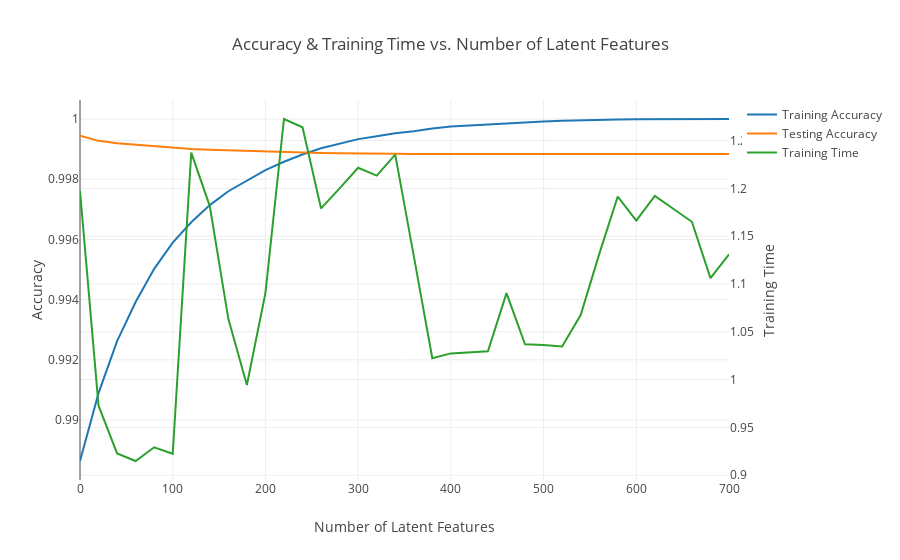

The cell this chart's notebook holds for it:
### Code cell
trace0 = go.Scatter(
    x = num_latent_feats,
    y = 1 - np.array(sum_errs_train)/(user_item_train.shape[0]*user_item_test.shape[1]),
    mode = 'lines',
    name = 'Training Accuracy'
)

trace1 = go.Scatter(
    x=num_latent_feats,
    y= 1 - np.array(sum_errs_test)/(user_item_test.shape[0]*user_item_test.shape[1]),
    mode = 'lines',
    name = 'Testing Accuracy'
)

trace2 = go.Scatter(
    x = num_latent_feats,
    y = elapse_time,
    mode = 'lines',
    name = 'Training Time',
    yaxis='y2'
)

layout = go.Layout(title='Accuracy & Training Time vs. Number of Latent Features',
                   xaxis=dict(title='Number of Latent Features'),
                   yaxis=dict(title='Accuracy'),
                   yaxis2=dict(
                       title='Training Time',
                       overlaying='y',
                       side='right'
                   )
                  )

fig = go.Figure(data=go.Data([trace0,trace1,trace2]),layout=layout)
iplot(fig)

### Figure 1 — Plotly figure (JSON) as saved in the notebook; plotly's stock layout.template omitted (floating-point values rounded to 4 significant figures)
{"data": [{"mode": "lines", "name": "Training Accuracy", "type": "scatter", "uid": "b729defc-f656-48ae-902b-32589a428070", "x": [0, 20, 40, 60, 80, 100, 120, 140, 160, 180, 200, 220, 240, 260, 280, 300, 320, 340, 360, 380, 400, 420, 440, 460, 480, 500, 520, 540, 560, 580, 600, 620, 640, 660, 680, 700], "y": [0.9886, 0.9909, 0.9926, 0.9939, 0.995, 0.9959, 0.9966, 0.9971, 0.9976, 0.998, 0.9983, 0.9986, 0.9988, 0.999, 0.9992, 0.9993, 0.9994, 0.9995, 0.9996, 0.9997, 0.9998, 0.9998, 0.9998, 0.9999, 0.9999, 0.9999, 0.9999, 1.0, 1.0, 1.0, 1.0, 1.0, 1.0, 1, 1, 1]}, {"mode": "lines", "name": "Testing Accuracy", "type": "scatter", "uid": "91ee9655-d161-4987-929b-fa570a8599aa", "x": [0, 20, 40, 60, 80, 100, 120, 140, 160, 180, 200, 220, 240, 260, 280, 300, 320, 340, 360, 380, 400, 420, 440, 460, 480, 500, 520, 540, 560, 580, 600, 620, 640, 660, 680, 700], "y": [0.9994, 0.9993, 0.9992, 0.9991, 0.9991, 0.9991, 0.999, 0.999, 0.999, 0.9989, 0.9989, 0.9989, 0.9989, 0.9989, 0.9989, 0.9988, 0.9988, 0.9988, 0.9988, 0.9988, 0.9988, 0.9988, 0.9988, 0.9988, 0.9988, 0.9988, 0.9988, 0.9988, 0.9988, 0.9988, 0.9988, 0.9988, 0.9988, 0.9988, 0.9988, 0.9988]}, {"mode": "lines", "name": "Training Time", "type": "scatter", "uid": "1dc87d63-5d14-4bf1-b547-92fff4213aef", "x": [0, 20, 40, 60, 80, 100, 120, 140, 160, 180, 200, 220, 240, 260, 280, 300, 320, 340, 360, 380, 400, 420, 440, 460, 480, 500, 520, 540, 560, 580, 600, 620, 640, 660, 680, 700], "y": [1.197, 0.9727, 0.9229, 0.9149, 0.9293, 0.9225, 1.237, 1.181, 1.064, 0.9944, 1.091, 1.273, 1.264, 1.179, 1.2, 1.222, 1.213, 1.235, 1.129, 1.022, 1.027, 1.028, 1.03, 1.09, 1.037, 1.036, 1.035, 1.067, 1.131, 1.191, 1.166, 1.192, 1.178, 1.165, 1.106, 1.131], "yaxis": "y2"}], "layout": {"title": {"text": "Accuracy & Training Time vs. Number of Latent Features"}, "xaxis": {"title": {"text": "Number of Latent Features"}}, "yaxis": {"title": {"text": "Accuracy"}}, "yaxis2": {"overlaying": "y", "side": "right", "title": {"text": "Training Time"}}}}
